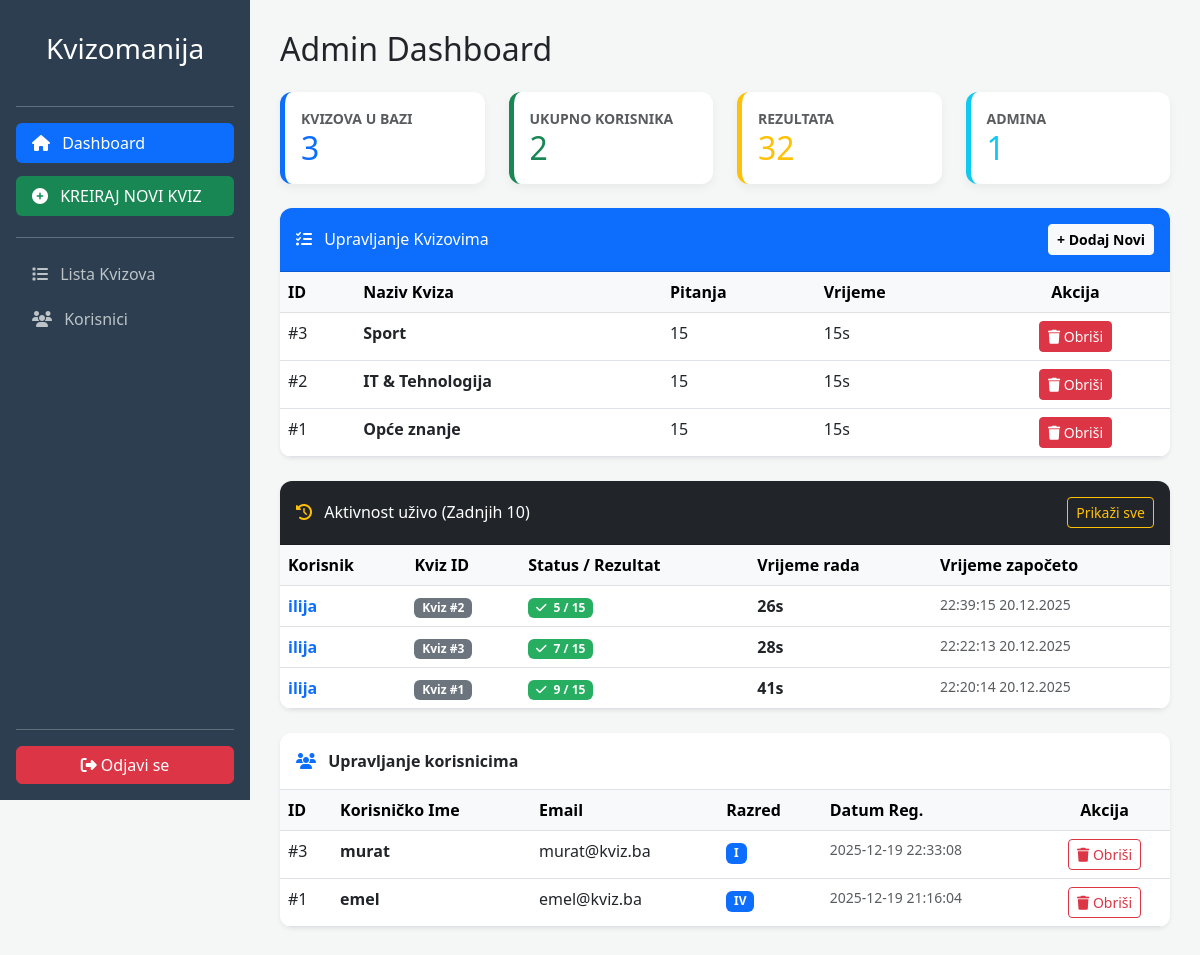
/admin.php (signed in), run on an earlier commit of the app's database.
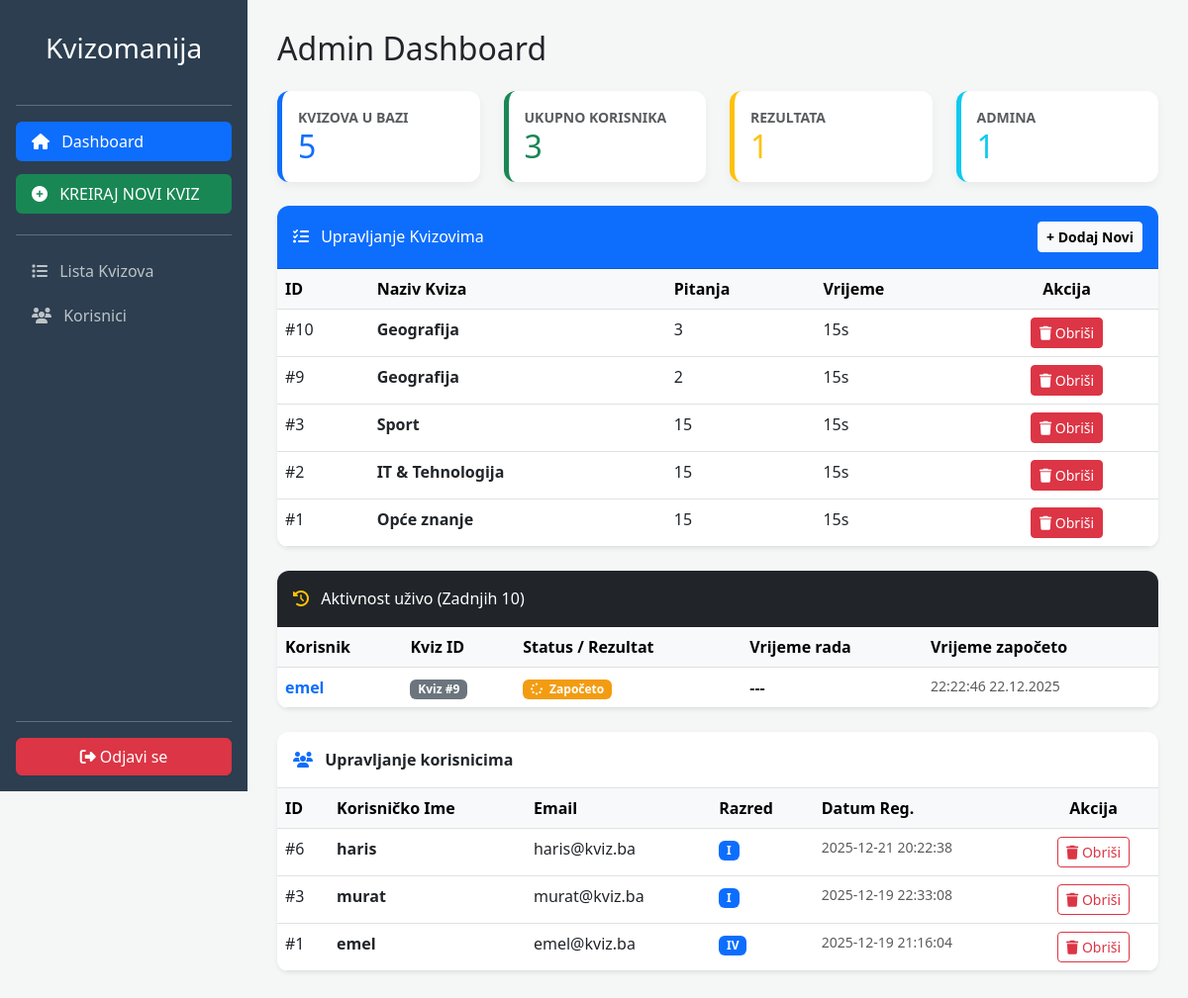
And on a later commit of the database.
### tables this page shows
CREATE TABLE `kvizovi` (
  `kviz_id` int(11) NOT NULL,
  `naziv_kviza` varchar(100) DEFAULT NULL,
  `slika` varchar(255) DEFAULT 'default.jpg',
  `admin_id` int(11) DEFAULT NULL,
  `pocetak` datetime DEFAULT NULL,
  `rok_predaje` datetime DEFAULT NULL,
  `vremensko_ogranicenje` int(11) NOT NULL DEFAULT 15,
  `broj_pitanja` int(11) NOT NULL DEFAULT 15
);

CREATE TABLE `rezultati` (
  `rezultat_id` int(11) NOT NULL,
  `kviz_id` int(11) DEFAULT NULL,
  `ime` varchar(20) DEFAULT NULL,
  `prezime` varchar(30) DEFAULT NULL,
  `razred_odjeljenje` varchar(4) DEFAULT NULL,
  `odgovori` text DEFAULT NULL,
  `vrijeme_zapoceto` timestamp NOT NULL DEFAULT current_timestamp(),
  `sekunde` int(11) DEFAULT 0
);

CREATE TABLE `korisnici` (
  `korisnik_id` int(11) NOT NULL,
  `korisnicko_ime` varchar(50) NOT NULL,
  `email` varchar(100) NOT NULL,
  `sifra` varchar(255) NOT NULL,
  `razred` varchar(10) NOT NULL,
  `datum_registracije` timestamp NOT NULL DEFAULT current_timestamp()
);

### admin.php (the view, shortened to what this page needs)
<?php
require "includes/connection.php";
try {
    $br_kvizova = $conn->query("SELECT COUNT(*) FROM kvizovi")->fetchColumn();
    $br_korisnika = $conn->query("SELECT COUNT(*) FROM korisnici")->fetchColumn();
    $br_rezultata = $conn->query("SELECT COUNT(*) FROM rezultati")->fetchColumn();
    $br_admina = $conn->query("SELECT COUNT(*) FROM admini")->fetchColumn();
    $sql_korisnici = "SELECT * FROM korisnici ORDER BY korisnik_id DESC";
    $korisnici = $conn->query($sql_korisnici)->fetchAll(PDO::FETCH_ASSOC);
    $sql_svi_kvizovi = "SELECT * FROM kvizovi ORDER BY kviz_id DESC";
    $lista_kvizova = $conn->query($sql_svi_kvizovi)->fetchAll(PDO::FETCH_ASSOC);
    $sql_aktivnost = "SELECT * FROM rezultati ORDER BY rezultat_id DESC LIMIT 10";
    $aktivnosti = $conn->query($sql_aktivnost)->fetchAll(PDO::FETCH_ASSOC);
} catch (PDOException $e) {
    die("Greška sa bazom: " . $e->getMessage());
}
?>
<!DOCTYPE html>
<html lang="bs">
<head>
    <link href="https://cdn.jsdelivr.net/npm/bootstrap@5.3.0/dist/css/bootstrap.min.css" rel="stylesheet">
    <link rel="stylesheet" href="https://cdnjs.cloudflare.com/ajax/libs/font-awesome/6.4.0/css/all.min.css">
</head>
<body>
<div id="sidebar" class="d-flex flex-column p-3">
    <h3 class="text-center py-3">Kvizomanija</h3>
    <hr>
    <ul class="nav nav-pills flex-column mb-auto">
        <li><a href="admin.php" class="nav-link active"><i class="fa fa-home me-2"></i> Dashboard</a></li>
        <li><a href="dodajKviz.php" class="nav-link text-white bg-success mt-2"><i class="fa fa-plus-circle me-2"></i> KREIRAJ NOVI KVIZ</a></li>
        <hr>
        <li><a href="#tabela-kvizova" class="nav-link"><i class="fa fa-list me-2"></i> Lista Kvizova</a></li>
        <li><a href="#tabela-korisnika" class="nav-link"><i class="fa fa-users me-2"></i> Korisnici</a></li>
    </ul>
    <hr>
    <a href="logout.php" class="btn btn-danger w-100"><i class="fa fa-sign-out-alt"></i> Odjavi se</a>
</div>
<div id="content">
    <h2 class="mb-4 text-dark">Admin Dashboard</h2>
    <div class="row g-4 mb-4">
        <div class="col-md-3"><div class="card card-stat p-3 bg-white border-start border-primary border-5"><small class="text-uppercase text-muted fw-bold">Kvizova u bazi</small><h2 class="mb-0 text-primary"><?= $br_kvizova ?></h2></div></div>
        <div class="col-md-3"><div class="card card-stat p-3 bg-white border-start border-success border-5"><small class="text-uppercase text-muted fw-bold">Ukupno korisnika</small><h2 class="mb-0 text-success"><?= $br_korisnika ?></h2></div></div>
        <div class="col-md-3"><div class="card card-stat p-3 bg-white border-start border-warning border-5"><small class="text-uppercase text-muted fw-bold">Rezultata</small><h2 class="mb-0 text-warning"><?= $br_rezultata ?></h2></div></div>
        <div class="col-md-3"><div class="card card-stat p-3 bg-white border-start border-info border-5"><small class="text-uppercase text-muted fw-bold">Admina</small><h2 class="mb-0 text-info"><?= $br_admina ?></h2></div></div>
    </div>
    <div class="card shadow-sm border-0 table-card mb-4" id="tabela-kvizova">
        <div class="card-header bg-primary text-white py-3 d-flex justify-content-between align-items-center">
            <span><i class="fa fa-tasks me-2"></i> Upravljanje Kvizovima</span>
            <a href="dodajKviz.php" class="btn btn-sm btn-light fw-bold">+ Dodaj Novi</a>
        </div>
        <div class="card-body p-0">
            <table class="table table-hover mb-0">
                <thead class="table-light">
                    <tr><th>ID</th><th>Naziv Kviza</th><th>Pitanja</th><th>Vrijeme</th><th class="text-center">Akcija</th></tr>
                </thead>
                <tbody>
                    <?php foreach ($lista_kvizova as $kviz): ?>
                    <tr>
                        <td>#<?= $kviz['kviz_id'] ?></td>
                        <td class="fw-bold"><?= htmlspecialchars($kviz['naziv_kviza']) ?></td>
                        <td><?= $kviz['broj_pitanja'] ?></td>
                        <td><?= $kviz['vremensko_ogranicenje'] ?>s</td>
                        <td class="text-center">
                            <form method="POST" onsubmit="return confirm('Brisanjem kviza brišete i sve njegove rezultate i pitanja! Nastaviti?');" style="display:inline;">
                                <button type="submit" class="btn btn-sm btn-danger"><i class="fa fa-trash"></i> Obriši</button>
                            </form>
                        </td>
                    </tr>
                    <?php endforeach; ?>
                </tbody>
            </table>
        </div>
    </div>
    <div class="card shadow-sm border-0 table-card mb-4">
        <div class="card-header bg-dark text-white py-3 d-flex justify-content-between align-items-center">
            <span><i class="fa fa-history me-2 text-warning"></i> Aktivnost uživo (Zadnjih 10)</span>
            <?php if (count($aktivnosti) > 3): ?>
            <button class="btn btn-sm btn-outline-warning" type="button" data-bs-toggle="collapse" data-bs-target=".extra-rows" onclick="this.innerText = this.innerText == 'Prikaži sve' ? 'Sakrij' : 'Prikaži sve'">Prikaži sve</button>
            <?php endif; ?>
        </div>
        <div class="card-body p-0">
            <div class="table-responsive">
                <table class="table table-hover mb-0">
                    <thead class="table-light">
                        <tr>
                            <th>Korisnik</th><th>Kviz ID</th><th>Status / Rezultat</th><th>Vrijeme rada</th><th>Vrijeme započeto</th>
                        </tr>
                    </thead>
                    <tbody>
                        <?php foreach ($aktivnosti as $index => $a): ?>
                            <?php $rowClass = ($index > 2) ? 'extra-rows collapse' : ''; ?>
                            <tr class="<?= $rowClass ?>">
                                <td class="fw-bold text-primary"><?= htmlspecialchars($a['ime']) ?></td>
                                <td><span class="badge bg-secondary">Kviz #<?= $a['kviz_id'] ?></span></td>
                                <td>
                                    <?php if($a['prezime'] == 'Započeto'): ?>
                                        <span class="badge badge-started"><i class="fa fa-spinner fa-spin me-1"></i> Započeto</span>
                                    <?php else: ?>
                                        <span class="badge badge-finished"><i class="fa fa-check me-1"></i> <?= htmlspecialchars($a['prezime']) ?></span>
                                    <?php endif; ?>
                                </td>
                                <td class="fw-bold"><?= ($a['prezime'] == 'Započeto') ? '---' : $a['sekunde'] . 's' ?></td>
                                <td class="small text-muted"><?= date('H:i:s d.m.Y', strtotime($a['vrijeme_zapoceto'])) ?></td>
                            </tr>
                        <?php endforeach; ?>
                    </tbody>
                </table>
            </div>
        </div>
    </div>
    <div class="card shadow-sm border-0 table-card" id="tabela-korisnika">
        <div class="card-header bg-white py-3 fw-bold border-bottom"><i class="fa fa-users me-2 text-primary"></i> Upravljanje korisnicima</div>
        <div class="card-body p-0">
            <div class="table-responsive">
                <table class="table table-hover mb-0">
                    <thead class="table-light">
                        <tr><th>ID</th><th>Korisničko Ime</th><th>Email</th><th>Razred</th><th>Datum Reg.</th><th class="text-center">Akcija</th></tr>
                    </thead>
                    <tbody>
                        <?php if (count($korisnici) > 0): ?>
                            <?php foreach ($korisnici as $k): ?>
                            <tr>
                                <td>#<?= $k['korisnik_id'] ?></td>
                                <td class="fw-bold"><?= htmlspecialchars($k['korisnicko_ime']) ?></td>
                                <td><?= htmlspecialchars($k['email']) ?></td>
                                <td><span class="badge bg-primary"><?= htmlspecialchars($k['razred']) ?></span></td>
                                <td class="small text-muted"><?= $k['datum_registracije'] ?></td>
                                <td class="text-center">
                                    <form method="POST" onsubmit="return confirm('Da li ste sigurni da želite obrisati ovog korisnika?');" style="display:inline;">
                                        <button type="submit" class="btn btn-sm btn-outline-danger">
                                            <i class="fa fa-trash"></i> Obriši
                                        </button>
                                    </form>
                                </td>
                            </tr>
                            <?php endforeach; ?>
                        <?php else: ?>
                            <tr><td colspan="6" class="text-center p-4 text-muted">Nema registrovanih korisnika.</td></tr>
                        <?php endif; ?>
                    </tbody>
                </table>
            </div>
        </div>
    </div>
</div>
</body>
</html>

### admin.php (style rules this page uses)
:root { --sidebar-width: 250px; }
body { background-color: #f4f7f6; font-family: 'Segoe UI', sans-serif; }
#sidebar { width: var(--sidebar-width); height: 100vh; position: fixed; background: #2c3e50; color: white; z-index: 1000; }
#content { margin-left: var(--sidebar-width); padding: 30px; }
.nav-link { color: #bdc3c7; margin-bottom: 5px; }
.nav-link:hover, .nav-link.active { color: white; background: #34495e; }
.card-stat { border: none; border-radius: 12px; box-shadow: 0 4px 10px rgba(0,0,0,0.05); transition: 0.3s; }
.table-card { border-radius: 12px; overflow: hidden; margin-bottom: 30px; }
.badge-started { background-color: #f39c12; color: white; }
.badge-finished { background-color: #27ae60; color: white; }

What changed in the data, as far as the page shows it:
removed rezultati: ime "ilija", kviz "2", prezime "5 / 15", sekunde "26", vrijeme_zapoceto "22:39:15 20.12.2025"
removed rezultati: ime "ilija", kviz "3", prezime "7 / 15", sekunde "28", vrijeme_zapoceto "22:22:13 20.12.2025"
removed rezultati: ime "ilija", kviz "1", prezime "9 / 15", sekunde "41", vrijeme_zapoceto "22:20:14 20.12.2025"
added kvizovi: kviz_id "10", naziv_kviza "Geografija", broj_pitanja "3", vremensko_ogranicenje "15"
added kvizovi: kviz_id "9", naziv_kviza "Geografija", broj_pitanja "2", vremensko_ogranicenje "15"
added rezultati: ime "emel", kviz "9", prezime "Započeto" (drawn), vrijeme_zapoceto "22:22:46 22.12.2025"
added korisnici: korisnik_id "6", korisnicko_ime "haris", email "haris@kviz.ba", razred "I", datum_registracije "2025-12-21 20:22:38"
Also different on the page:
$br_kvizova: "3" → "5"
$br_korisnika: "2" → "3"
$br_rezultata: "32" → "1"
text no longer shown: "Prikaži sve"
